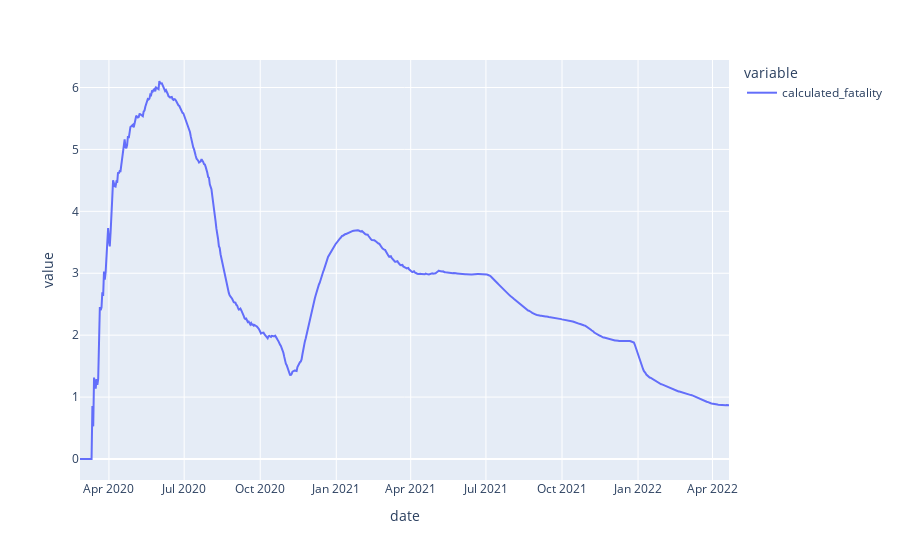

The notebook cell saved with this chart:
### Code cell
df_daily_stats.set_index('date')['calculated_fatality'].plot()

### Figure 1 — Plotly figure (JSON) as saved in the notebook; plotly's stock layout.template omitted (floating-point values rounded to 4 significant figures; data arrays with more than 128 entries replaced by an {"elided": "..."} marker saying what was removed)
{"data": [{"hovertemplate": "variable=calculated_fatality<br>date=%{x}<br>value=%{y}<extra></extra>", "legendgroup": "calculated_fatality", "line": {"color": "#636efa", "dash": "solid"}, "marker": {"symbol": "circle"}, "mode": "lines", "name": "calculated_fatality", "orientation": "v", "showlegend": true, "type": "scatter", "x": {"elided": "781 str values"}, "xaxis": "x", "y": {"elided": "781 float values"}, "yaxis": "y"}], "layout": {"autosize": true, "legend": {"title": {"text": "variable"}, "tracegroupgap": 0}, "margin": {"t": 60}, "xaxis": {"anchor": "y", "autorange": true, "domain": [0, 1], "range": ["2020-02-26", "2022-04-21"], "title": {"text": "date"}, "type": "date"}, "yaxis": {"anchor": "x", "autorange": true, "domain": [0, 1], "range": [-0.3392, 6.444], "title": {"text": "value"}, "type": "linear"}}}
